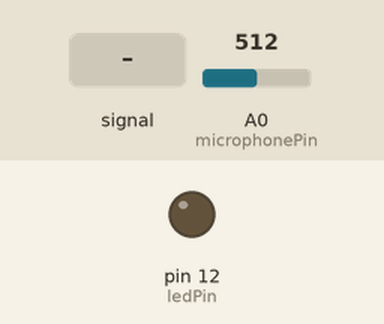
This sketch was run on a simulated Arduino Uno, built with avr-gcc and run on an emulated ATmega328P. Shown: output pins drawn as LEDs (lit = HIGH). Dashed ring = blinking. The inputs (shaded band) are chosen by the test bench; at power-on: A0 (microphonePin) = 512. What the sketch prints to the serial monitor is not drawn.

Above: at 1.2 s.
1.3 s: A0 (microphonePin) fed a 200 Hz sine of ±81 counts around its level
At 1.55 s:
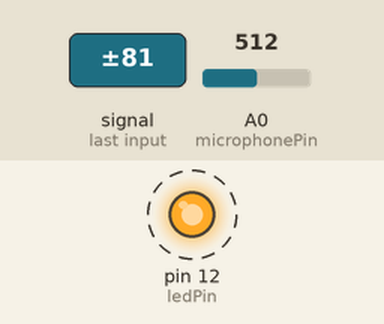
4.3 s: A0 (microphonePin) fed a 50 Hz sine of ±306 counts around its level
At 4.85 s:
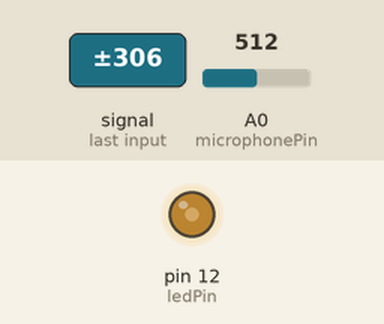
7.3 s: A0 (microphonePin) set to 716
8.8 s: A0 (microphonePin) set to 528
10.3 s: A0 (microphonePin) set to 496
At 10.9 s:
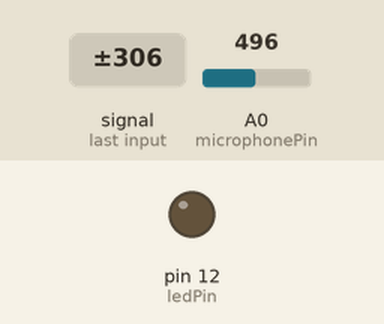
11.8 s: A0 (microphonePin) set to 900
At 13.1 s:
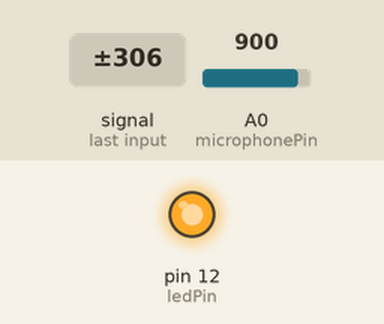
Timing chart, 0 to 14.3 s (numbered marks = the images above; inputs shaded):
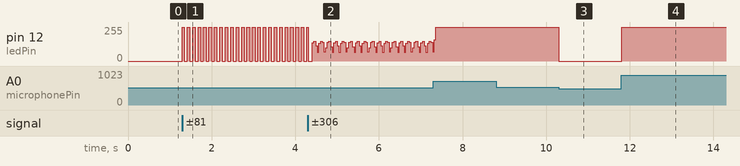

Measured:
- after the input at 1.3 s, pin 12 (ledPin): alternates 255/255 for 0.06 s and 0/255 for 0.07 s, starting at once
- after the input at 10.3 s, pin 12 (ledPin): 255/255 → 0/255 at once
- after the input at 11.8 s, pin 12 (ledPin): 0/255 → 255/255 at once

The sketch:

LM386.ino
```cpp
const int microphonePin= 0; //the microphone positive terminal will connect to analog pin A0 to be read

// PWM pin for led
const int ledPin = 12;

//the variable that will hold the value read from the microphone each time
int sample;

void setup() {
  //pinMode (ledPin, OUTPUT);//sets digital pin 13 as output
  Serial.begin(9600); //sets the baud rate at 9600 so we can check the values the microphone is obtaining on the Serial Monitor
}

void loop(){
  sample= analogRead(microphonePin); //the arduino takes continuous readings from the microphone
  int pwm = map(sample, 0, 1023, 0, 255);
  analogWrite(ledPin, pwm);
  Serial.println(pwm);
  //delay(1000);
  /*
  if (sample > threshold)
  {
  digitalWrite (ledPin, HIGH); //if the reading is greater than the threshold value, LED turns on
  delay (500); //LED stays on for a half a second
  digitalWrite (ledPin, LOW); //LED turns off
  }
  else{ digitalWrite(ledPin, LOW); }
  */
}
```
